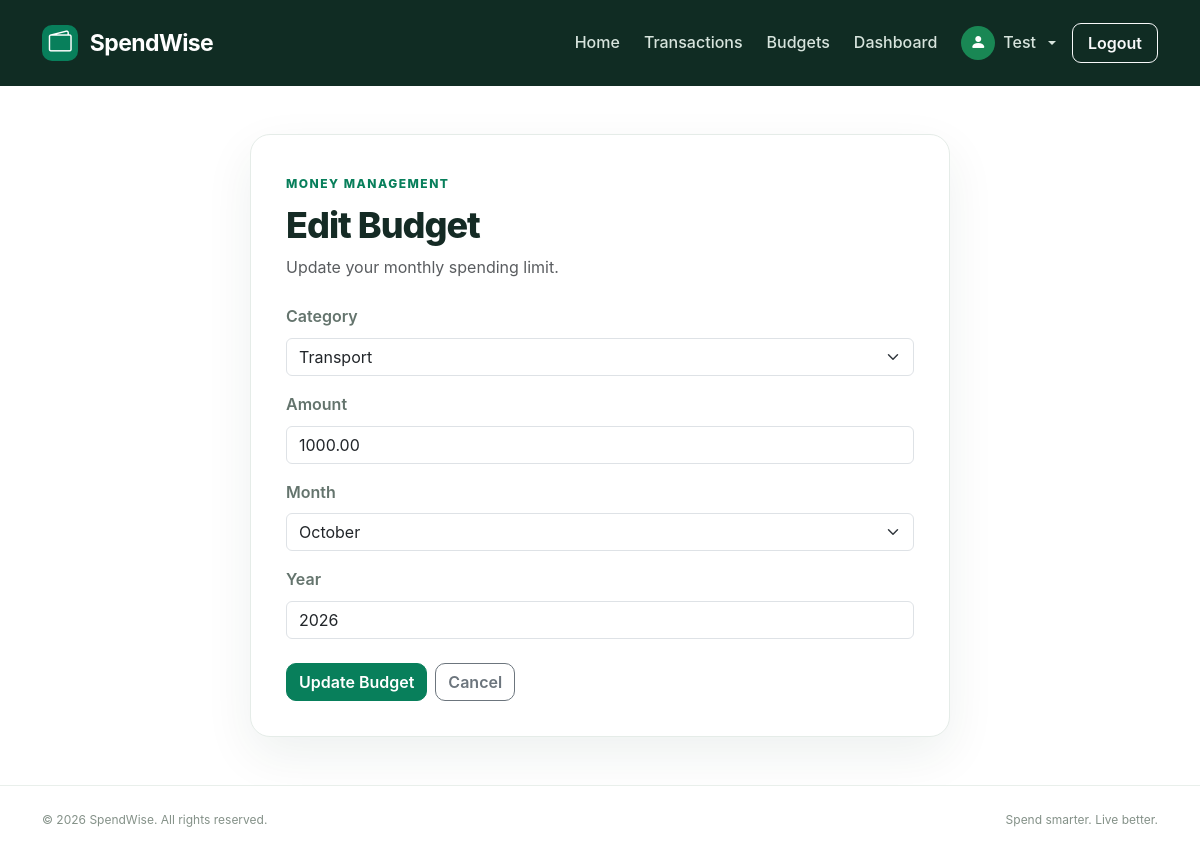
Page /budgets/4/edit/ (signed in) on the earlier database version.
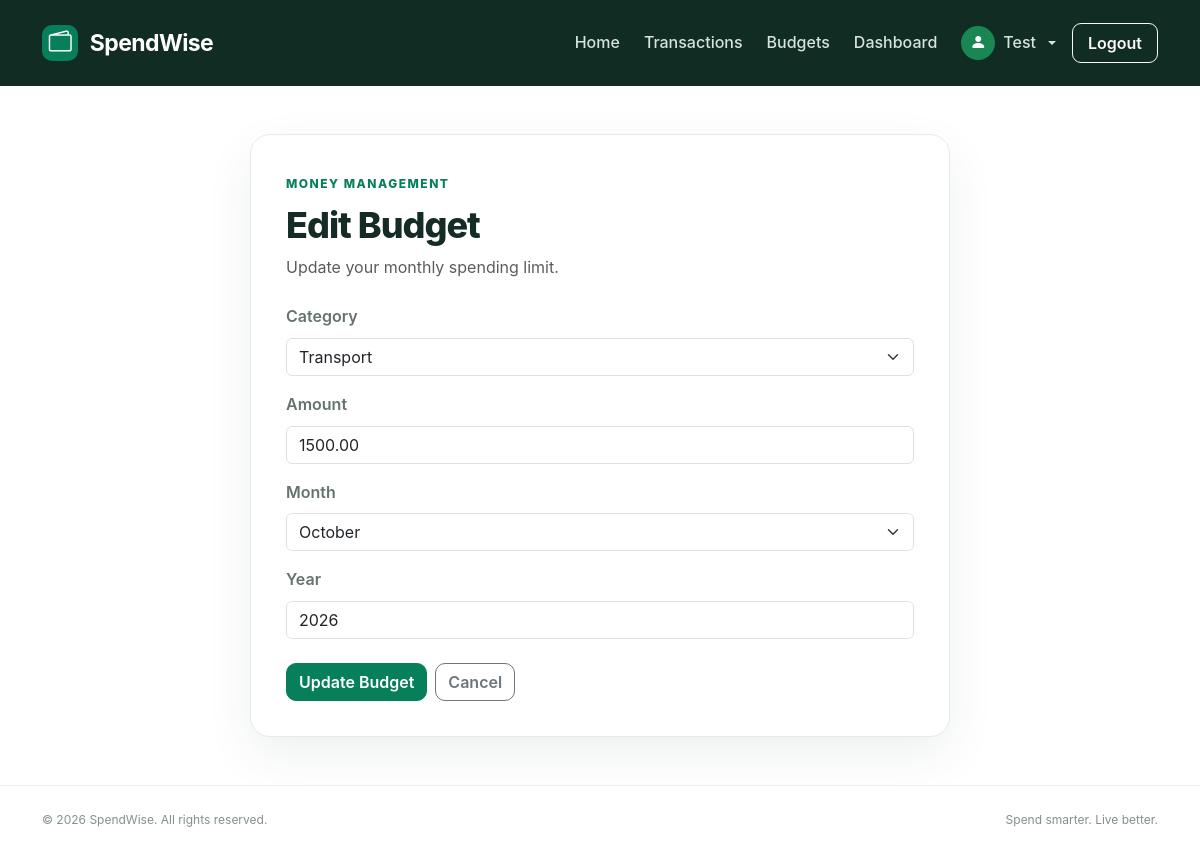
Same page on the later database version.
### budgets/models.py (models this page shows, shortened)
class Budget(models.Model):
    CATEGORY_CHOICES = [
        ('food', 'Food'),
        ('transport', 'Transport'),
        ('shopping', 'Shopping'),
        ('bills', 'Bills & Utilities'),
        ('health', 'Health'),
        ('education', 'Education'),
        ('entertainment', 'Entertainment'),
        ('grocery','Grocery'),
        ('other', 'Other'),
    ]
    MONTH_CHOICES = [
        (1, 'January'),
        (2, 'February'),
        (3, 'March'),
        (4, 'April'),
        (5, 'May'),
        (6, 'June'),
        (7, 'July'),
        (8, 'August'),
        (9, 'September'),
        (10, 'October'),
        (11, 'November'),
        (12, 'December'),
    ]
    user = models.ForeignKey(
        settings.AUTH_USER_MODEL,
        on_delete=models.CASCADE,
        related_name='budgets'
    )
    category = models.CharField(
        max_length=20,
        choices=CATEGORY_CHOICES
    )
    amount = models.DecimalField(
        max_digits=12,
        decimal_places=2,
        validators=[MinValueValidator(0.01)]
    )
    month = models.PositiveSmallIntegerField(
        choices=MONTH_CHOICES
    )
    year = models.PositiveSmallIntegerField()
    created_at = models.DateTimeField(auto_now_add=True)
    updated_at = models.DateTimeField(auto_now=True)
    class Meta:
        constraints = [
            models.UniqueConstraint(
                fields=['user', 'category', 'month', 'year'],
                name='unique_user_category_month_year_budget'
            )
        ]
        ordering = ['-year', '-month', 'category']

### budgets/views.py (the view)
# urls.py: path('<int:pk>/edit/', views.edit_budget, name='edit_budget'),
@login_required
def edit_budget(request, pk):
    budget = get_object_or_404(Budget, pk=pk, user=request.user)
    if request.method == 'POST':
        form = BudgetForm(request.POST, instance=budget)
        if form.is_valid():
            try:
                with transaction.atomic():
                    form.save()
                messages.success(request, 'Budget updated successfully.')
                return redirect('budget_list')
            except IntegrityError:
                form.add_error(
                    None,
                    'A budget for this category and month already exists.'
                )
    else:
        form = BudgetForm(instance=budget)
    return render(
        request,
        'budgets/edit_budget.html',
        {'form': form, 'budget': budget}
    )

### budgets/forms.py (shortened to what this page needs)
class BudgetForm(forms.ModelForm):
    class Meta:
        model = Budget
        fields = ['category', 'amount', 'month', 'year']
        widgets = {
            'category': forms.Select(attrs={
                'class': 'form-select',
            }),
            'amount': forms.NumberInput(attrs={
                'class': 'form-control',
                'placeholder': 'Enter your budget amount',
                'min': '0.01',
                'step': '0.01',
            }),
            'month': forms.Select(attrs={
                'class': 'form-select',
            }),
            'year': forms.NumberInput(attrs={
                'class': 'form-control',
                'min': '2020',
                'max': '2100',
            }),
        }

### templates/budgets/edit_budget.html (shortened to what this page needs)
{% extends 'base.html' %}
{% block content %}
<section class="container py-5">
    <div class="transaction-form-card">
        <span class="section-label">MONEY MANAGEMENT</span>
        <h1 class="mt-2 mb-2">Edit Budget</h1>
        <p class="text-muted mb-4">
            Update your monthly spending limit.
        </p>
        <form method="post">
            {% for field in form %}
                <div class="mb-3">
                    <label for="{{ field.id_for_label }}"
                           class="form-label fw-semibold">
                        {{ field.label }}
                    </label>
                    {{ field }}
                </div>
            {% endfor %}
            <div class="d-flex gap-2 mt-4">
                <button type="submit" class="btn btn-primary">
                    Update Budget
                </button>
                <a href="{% url 'budget_list' %}"
                   class="btn btn-outline-secondary">
                    Cancel
                </a>
            </div>
        </form>
    </div>
</section>
{% endblock %}

Differences in the rows shown:
changed Budget "Transport": amount "1000.00" → "1500.00"
